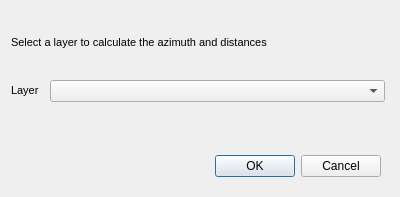
<?xml version="1.0" encoding="UTF-8"?>
<ui version="4.0">
 <class>azmDistDialogBase</class>
 <widget class="QDialog" name="azmDistDialogBase">
  <property name="geometry">
   <rect>
    <x>0</x>
    <y>0</y>
    <width>400</width>
    <height>197</height>
   </rect>
  </property>
  <property name="windowTitle">
   <string>Azimuth and Distance</string>
  </property>
  <widget class="QDialogButtonBox" name="button_box">
   <property name="geometry">
    <rect>
     <x>40</x>
     <y>150</y>
     <width>341</width>
     <height>32</height>
    </rect>
   </property>
   <property name="orientation">
    <enum>Qt::Horizontal</enum>
   </property>
   <property name="standardButtons">
    <set>QDialogButtonBox::Cancel|QDialogButtonBox::Ok</set>
   </property>
  </widget>
  <widget class="QComboBox" name="lyrcomboBox">
   <property name="geometry">
    <rect>
     <x>50</x>
     <y>80</y>
     <width>335</width>
     <height>22</height>
    </rect>
   </property>
  </widget>
  <widget class="QLabel" name="label">
   <property name="geometry">
    <rect>
     <x>11</x>
     <y>30</y>
     <width>380</width>
     <height>25</height>
    </rect>
   </property>
   <property name="font">
    <font>
     <pointsize>8</pointsize>
     <weight>50</weight>
     <bold>false</bold>
    </font>
   </property>
   <property name="text">
    <string>Select a layer to calculate the azimuth and distances</string>
   </property>
   <property name="alignment">
    <set>Qt::AlignJustify|Qt::AlignVCenter</set>
   </property>
   <property name="wordWrap">
    <bool>true</bool>
   </property>
   <property name="margin">
    <number>2</number>
   </property>
  </widget>
  <widget class="QLabel" name="label_2">
   <property name="geometry">
    <rect>
     <x>11</x>
     <y>80</y>
     <width>45</width>
     <height>20</height>
    </rect>
   </property>
   <property name="font">
    <font>
     <pointsize>8</pointsize>
    </font>
   </property>
   <property name="text">
    <string>Layer</string>
   </property>
  </widget>
 </widget>
 <resources/>
 <connections>
  <connection>
   <sender>button_box</sender>
   <signal>accepted()</signal>
   <receiver>azmDistDialogBase</receiver>
   <slot>accept()</slot>
   <hints>
    <hint type="sourcelabel">
     <x>20</x>
     <y>20</y>
    </hint>
    <hint type="destinationlabel">
     <x>20</x>
     <y>20</y>
    </hint>
   </hints>
  </connection>
  <connection>
   <sender>button_box</sender>
   <signal>rejected()</signal>
   <receiver>azmDistDialogBase</receiver>
   <slot>reject()</slot>
   <hints>
    <hint type="sourcelabel">
     <x>20</x>
     <y>20</y>
    </hint>
    <hint type="destinationlabel">
     <x>20</x>
     <y>20</y>
    </hint>
   </hints>
  </connection>
 </connections>
</ui>
